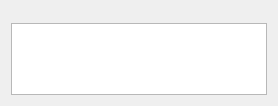
         <widget class="QWidget" name="AssetDetailsRightLayout">
          <layout class="QVBoxLayout" name="assetDetailsVerticalLayout2">
           <item>
            <widget class="AssetProcessor::SourceAssetDetailsPanel" name="sourceAssetDetailsPanel"/>
           </item>
           <item>
            <widget class="AssetProcessor::ProductAssetDetailsPanel" name="productAssetDetailsPanel">
             <property name="visible">
              <bool>false</bool>
             </property>
            </widget>
           </item>
           <item>
            <widget class="QListWidget" name="missingDependencyScanResults">
             <property name="sizePolicy">
              <sizepolicy hsizetype="Expanding" vsizetype="Maximum">
               <horstretch>0</horstretch>
               <verstretch>0</verstretch>
              </sizepolicy>
             </property>
             <property name="minimumSize">
              <size>
               <width>0</width>
               <height>0</height>
              </size>
             </property>
             <property name="maximumSize">
              <size>
               <width>16777215</width>
               <height>72</height>
              </size>
             </property>
             <property name="editTriggers">
              <set>QAbstractItemView::NoEditTriggers</set>
             </property>
             <property name="tabKeyNavigation">
              <bool>true</bool>
             </property>
             <property name="showDropIndicator" stdset="0">
              <bool>false</bool>
             </property>
             <property name="defaultDropAction">
              <enum>Qt::IgnoreAction</enum>
             </property>
             <property name="alternatingRowColors">
              <bool>true</bool>
             </property>
            </widget>
           </item>
          </layout>
         </widget>
